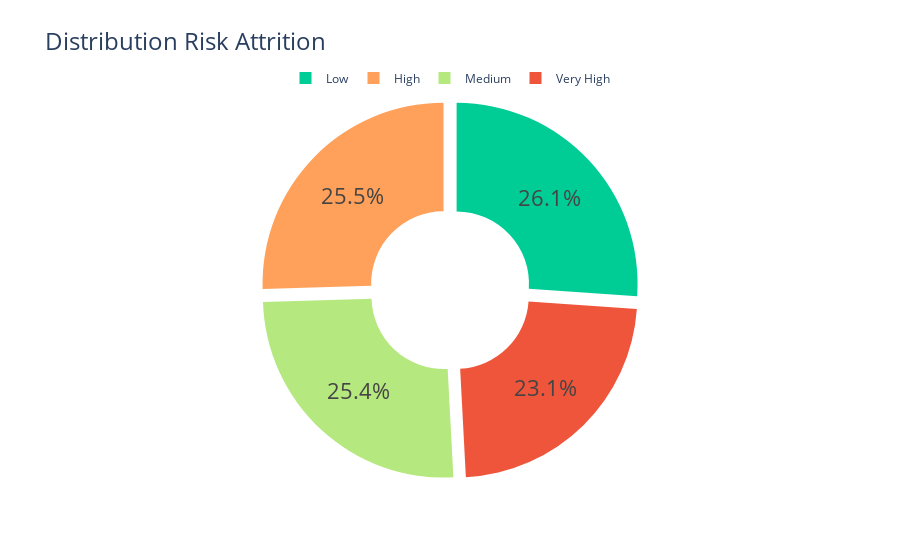

The notebook cell this image was saved under:
### Code cell
import plotly.graph_objects as go
import plotly.express as px
df=make_query_dataframe("SELECT months_left from predictions")
# Supongamos que tienes un dataframe llamado "df" con una columna llamada "column_name"
column_name = df['months_left'].astype(float)
# Calcula los cuartiles utilizando la función quantile()
q1 = column_name.quantile(0.25)
q2 = column_name.quantile(0.5)
q3 = column_name.quantile(0.75)
# Cuenta el número de valores en cada cuartil
count_q1 = column_name[column_name <= q1].count()
count_q2 = column_name[(column_name > q1) & (column_name <= q2)].count()
count_q3 = column_name[(column_name > q2) & (column_name <= q3)].count()
count_q4 = column_name[column_name > q3].count()
column1=["Low","Medium","High","Very High"]
column2=[count_q1,count_q2,count_q3,count_q4]
data = {"risk": column1, "data": column2}
df = pd.DataFrame(data)
df['percentage'] = (df['data'] / df['data'].sum()) * 100
count_values = df.set_index('risk')['data']
colors = {
    "Low": "#00CC96",
    "Medium": "#B6E880",
    "High": "#FFA15A",
    "Very High": "#EF553B"
}

fig = go.Figure(data=[go.Pie(labels=count_values.index, values=count_values.values, hole=0.4, pull=[0.05, 0.05, 0.05, 0.05])])

fig.update_traces(
    marker=dict(colors=[colors[label] for label in count_values.index]),
    textfont=dict(size=22)  # Aumentar el tamaño de los valores
)

fig.update_layout(
    title="Distribution Risk Attrition",
    title_font=dict(size=24),
    legend=dict(
        orientation="h",
        yanchor="bottom",
        y=1.02,
        xanchor="center",
        x=0.5,
        traceorder='normal'
    )
)

fig.show()

### Figure 1 — Plotly figure (JSON) as saved in the notebook; plotly's stock layout.template omitted (floating-point values rounded to 4 significant figures)
{"data": [{"hole": 0.4, "labels": ["Low", "Medium", "High", "Very High"], "marker": {"colors": ["#00CC96", "#B6E880", "#FFA15A", "#EF553B"]}, "pull": [0.05, 0.05, 0.05, 0.05], "textfont": {"size": 22}, "type": "pie", "values": [965, 938, 942, 853]}], "layout": {"legend": {"orientation": "h", "traceorder": "normal", "x": 0.5, "xanchor": "center", "y": 1.02, "yanchor": "bottom"}, "title": {"font": {"size": 24}, "text": "Distribution Risk Attrition"}}}
